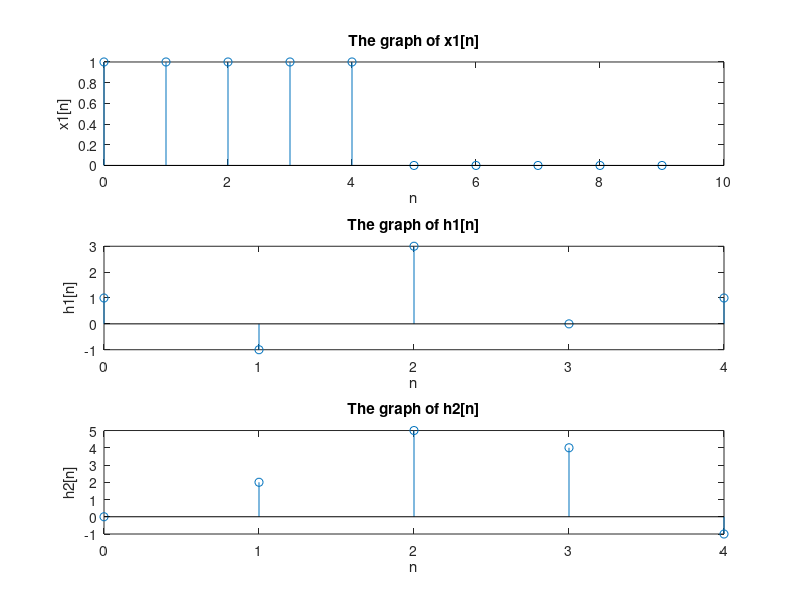
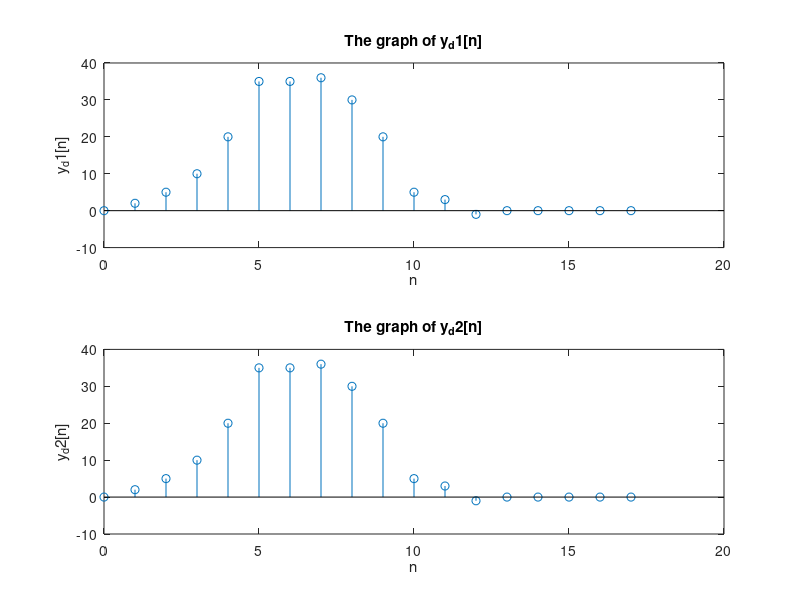
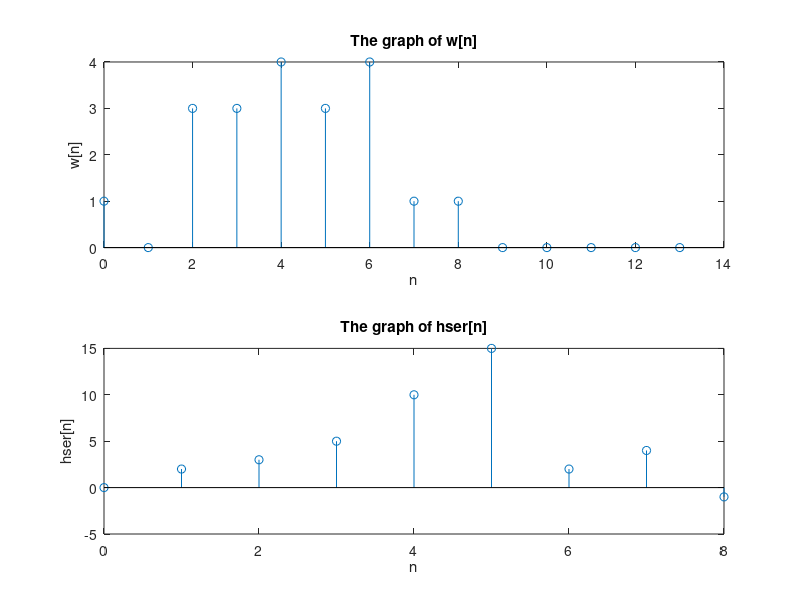
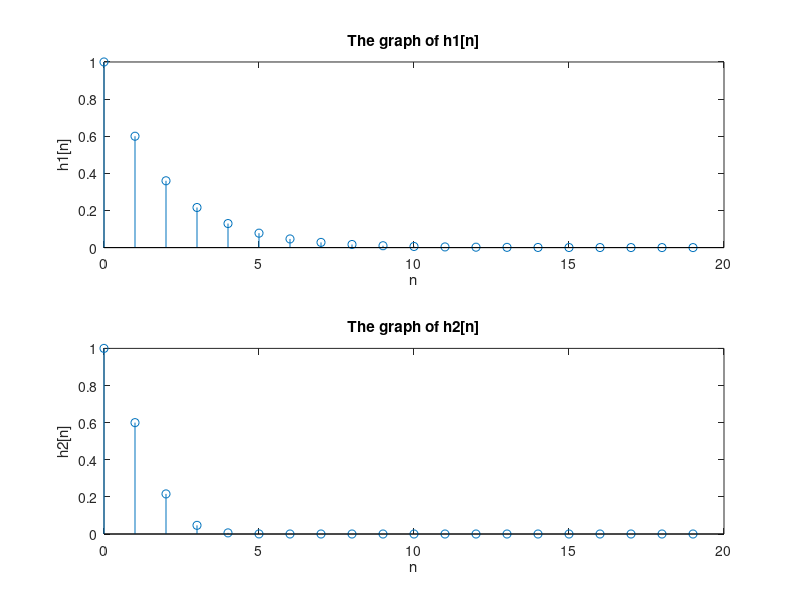

The MATLAB source for these figures, in order:
%Name: Matlab/CUDA: Signals and Systems Lab 3rd
%Auther: Changgang Zheng
%Student Number UESTC:2016200302027
%Student Number UoG:2289258z
%Institution: Glasgow College UESCT
%Question: Further familiar with the properties of LTI systems. 2.4(a)(d), 2.5(d)(e)(f)(g)

function  problem_2nd
    %% Question 2.4 a  
    n_a_x1=[0:9];
    n_a_h1=[0:4];
    n_a_h2=[0:4];
   
    x1_a=[ones(1,5) zeros(1,5)];
    h1_a=[1 -1 3 0 1]; 
    h2_a=[0 2 5 4 -1];
   
    figure;                         % create the first window for ploting 
    subplot(3,1,1)
    stem(n_a_x1,x1_a)               %plot the picture
    title('The graph of x1[n]');    % name the title of the figure as 'The graph of x1[n]'
    xlabel('n');                    % name the label of x-axis as 'n'
    ylabel('x1[n]');                % name the label of y-axis as 'x1[n]'
    
    subplot(3,1,2)
    stem(n_a_h1,h1_a)               % plot the picture
    title('The graph of h1[n]');    % name the title of the figure as 'The graph of h1[n]'
    xlabel('n');                    % name the label of x-axis as 'n'
    ylabel('h1[n]');                % name the label of y-axis as 'h1[n]'
   
    subplot(3,1,3)
    stem(n_a_h2,h2_a)               % plot the picture
    title('The graph of h2[n]');    % name the title of the figure as 'The graph of h2[n]'
    xlabel('n');                    % name the label of x-axis as 'n'
    ylabel('h2[n]');                % name the label of y-axis as 'h2[n]'
    %% 
    
    %% Question 2.4 d
    w_a=conv(x1_a,h1_a);            % 0 to 13
    y_d1=conv(w_a,h2_a);            % 0 to 17
    h_ser=conv(h1_a,h2_a);          % 0 to 8
    y_d2=conv(x1_a,h_ser);          % 0 to 17
    

    figure;                         % create a new window for plotting
    subplot(2,1,1)
    stem([0:17],y_d1)               % plot the picture
    title('The graph of y_d1[n]');  % name the title of the figure as 'The graph of y_d1[n]'
    xlabel('n');                    % name the label of x-axis as 'n'
    ylabel('y_d1[n]');              % name the label of y-axis as 'y_d1[n]'
    subplot(2,1,2)
    stem([0:17],y_d2)               % plot the picture
    title('The graph of y_d2[n]');  % name the title of the figure as 'The graph of y_d2[n]'
    xlabel('n');                    % name the label of x-axis as 'n'
    ylabel('y_d2[n]');              % name the label of y-axis as 'y_d2[n]'
    figure;                         % create a new window for plotting
    subplot(2,1,1)
    stem([0:13],w_a)                % plot the picture
    title('The graph of w[n]');     % name the title of the figure as 'The graph of w_a[n]'
    xlabel('n');                    % name the label of x-axis as 'n'
    ylabel('w[n]');                 % name the label of y-axis as 'w_a[n]'
    subplot(2,1,2)
    stem([0:8],h_ser)               % plot the picture
    title('The graph of hser[n]');  % name the title of the figure as 'The graph of h_ser[n]'
    xlabel('n');                    % name the label of x-axis as 'n'
    ylabel('hser[n]');              % name the label of y-axis as 'h_ser[n]'
    %%
    
    %% Question 2.5 d
    n_d=[-1:20];
    x_d=[0 1 zeros(1,20)];
    h_d_1=filter([1],[1,-(3/5)],x_d);
    h_d_2=zeros(1,22);

    for i=1:22
        if i==1
            h_d_2(i)=0;
        else
            h_d_2(i)=(3/5)^(i-2)*h_d_2(i-1)+x_d(i);
        end
    end
    
    figure;                         %create a new window for plotting
    subplot(2,1,1)
    stem(n_d(2:21),h_d_1(2:21))     % plot the picture
    title('The graph of h1[n]');    % name the title of the figure as 'The graph of h1[n]'
    xlabel('n');                    % name the label of x-axis as 'n'
    ylabel('h1[n]');                % name the label of y-axis as 'h1[n]'
    
    subplot(2,1,2)
    stem(n_d(2:21),h_d_2(2:21))                 % plot the picture
    title('The graph of h2[n]');    % name the title of the figure as 'The result of convolution y[n]=x[n]*h[n]'
    xlabel('n');                    % name the label of x-axis as 'n'
    ylabel('h2[n]');                % name the label of y-axis as 'h2[n]'
    %%
    
    %% Question 2.5 e
    n_e=[-1:20];
    x_e=[0 1 ones(1,20)];
    s_e_1=filter([1],[1,-(3/5)],x_e);
    s_e_2=zeros(1,22);

    for i=1:22
        if i==1
            s_e_2(i)=0;
        else
            s_e_2(i)=(3/5)^(i-2)*s_e_2(i-1)+x_e(i);
        end
    end
    
    figure; %create a new window for plotting
    subplot(2,1,1)
    stem(n_e(2:21),s_e_1(2:21))     % plot the picture
    title('The graph of s1[n]');    % name the title of the figure as 'The graph of s1[n]'
    xlabel('n');                    % name the label of x-axis as 'n'
    ylabel('s1[n]');                % name the label of y-axis as 's1[n]'
    subplot(2,1,2)
    stem(n_e(2:21),s_e_2(2:21))     % plot the picture
    title('The graph of s2[n]');    % name the title of the figure as 'The graph of s2[n]'
    xlabel('n');                    % name the label of x-axis as 'n'
    ylabel('s2[n]');                % name the label of y-axis as 's2[n]'
    %%

    %% Question 2.5 f
    n_f=[0:19];
    u_f=ones(1,20);
    z_f_1=conv(h_d_1(1,2:21),u_f);
    z_f_2=conv(h_d_2(1,2:21),u_f);
    
    figure;
    subplot(2,1,1)
    stem(n_f,z_f_1(1:20))           % plot the picture
    hold on;
    stem([20:38],z_f_1(21:39),'p')
    title('The graph of z1[n]');    % name the title of the figure as 'The graph of z1[n]'
    xlabel('n');                    % name the label of x-axis as 'n'
    ylabel('z1[n]');                % name the label of y-axis as 'z1[n]'
    subplot(2,1,2)
    stem(n_f,z_f_2(1:20))           % plot the picture
    hold on;
    stem([20:38],z_f_2(21:39),'p')  % plot the picture
    title('The graph of z2[n]');    % name the title of the figure as 'The graph of z2[n]'
    xlabel('n');                    % name the label of x-axis as 'n'
    ylabel('z2[n]');                % name the label of y-axis as 'z2[n]'
    
    %%
    
    %% Question 2.5 g
    figure;
    subplot(2,1,1)
    stem(n_e(2:21),s_e_1(2:21),'*')         % plot the picture
	hold on;
    stem(n_f,z_f_1(1:20))                   % plot the picture
    title('The graph of z1[n] and s1[n]');  % name the title of the figure as 'The graph of z1[n] and s1[n]'
    xlabel('n');                            % name the label of x-axis as 'n'
    ylabel('z1[n] and s1[n]');              % name the label of y-axis as 'z1[n] and s1[n]'
    
    subplot(2,1,2)              
    stem(n_e(2:21),s_e_2(2:21),'*')         % plot the picture
	hold on;
    stem(n_f,z_f_2(1:20))                   % plot the picture
    title('The graph of z2[n] and s2[n]');  % name the title of the figure as 'The graph of z2[n] and s2[n]'
    xlabel('n');                            % name the label of x-axis as 'n'
    ylabel('z2[n] and s2[n]');              % name the label of y-axis as 'z2[n] and s2[n]'
    %%
    